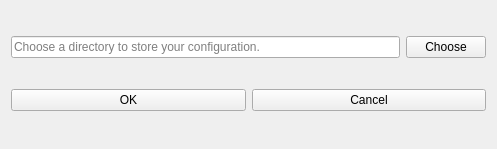
<?xml version="1.0" encoding="UTF-8"?>
<ui version="4.0">
 <class>locationDialog</class>
 <widget class="QWidget" name="locationDialog">
  <property name="geometry">
   <rect>
    <x>0</x>
    <y>0</y>
    <width>497</width>
    <height>149</height>
   </rect>
  </property>
  <property name="windowTitle">
   <string>Choose a directory to store your configuration.</string>
  </property>
  <layout class="QVBoxLayout" name="verticalLayout">
   <item>
    <layout class="QHBoxLayout" name="horizontalLayout">
     <item>
      <widget class="QLineEdit" name="locationLinediet">
       <property name="readOnly">
        <bool>true</bool>
       </property>
       <property name="placeholderText">
        <string>Choose a directory to store your configuration.</string>
       </property>
      </widget>
     </item>
     <item>
      <widget class="QPushButton" name="chooseButton">
       <property name="text">
        <string>Choose</string>
       </property>
      </widget>
     </item>
    </layout>
   </item>
   <item>
    <layout class="QHBoxLayout" name="horizontalLayout_2">
     <item>
      <widget class="QPushButton" name="okButton">
       <property name="text">
        <string>OK</string>
       </property>
      </widget>
     </item>
     <item>
      <widget class="QPushButton" name="cancelButton">
       <property name="text">
        <string>Cancel</string>
       </property>
      </widget>
     </item>
    </layout>
   </item>
  </layout>
 </widget>
 <resources/>
 <connections/>
</ui>
